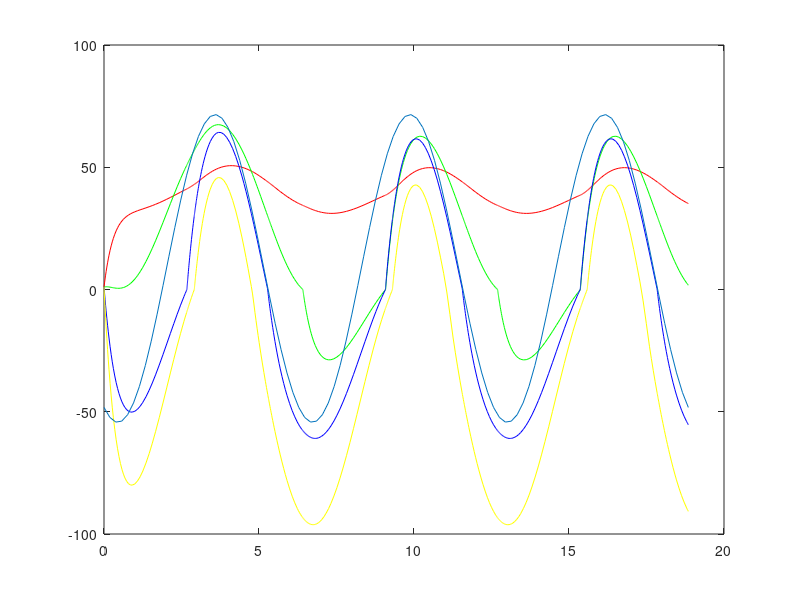

Recreate this plot in MATLAB.
function Coupled
    clf;
    %params
    a0 = 0.7;
    a2 = 0.1;
    ai = 0.4;
    S0 = 420;
    S1 = 338;
    S2 = 240;
    w = 1;
    A = 193;
    B = 2.1;
    C = 0.6;
    Fb = 4;
    F = 0;
    x1 = 0;
    x2 = .33;
    x3 = .67;
    x4 = 1;
    G = @(t, E) [getAlbedo(E(1), x1)*getSeasonal(x1, t)-(A+B*E(1))+C*(mean(E)-E(1))+Fb+F;
                    getAlbedo(E(2), x2)*getSeasonal(x2, t)-(A+B*E(2))+C*(mean(E)-E(2))+Fb+F;
                        getAlbedo(E(3), x3)*getSeasonal(x3, t)-(A+B*E(3))+C*(mean(E)-E(3))+Fb+F;
                            getAlbedo(E(4), x4)*getSeasonal(x4, t)-(A+B*E(4))+C*(mean(E)-E(4))+Fb+F];
    [t E] = ode45(G, [0 6*pi], [1, 1, 1, 1]);
    plot(t, E(:,1), 'r', t, E(:,2), 'g', t, E(:,3), 'b', t, E(:,4), 'y'); hold on;
    t = linspace(0, 6*pi, 100);
    x = .66;
    G = ((a0-a2*x*x)*(S0-S2*x*x)+Fb+F-A)/B+(a0-a2*x*x)*(S1*x)*(w*sin(w*t+pi)+B*cos(w*t+pi))/(w*w+B*B);
    plot(t, G); hold on;
end

function albedo=getAlbedo(E, x)
    a0 = 0.7;
    a2 = 0.1;
    ai = 0.4;
    if E > 0
        albedo=a0-a2*(x*x);
    else
        albedo = ai;
    end
end

function season=getSeasonal(x, t)
    S0 = 420;
    S1 = 338;
    S2 = 240;
    w = 1;
    season = S0-S1*x*cos(w*t)-S2*x*x;
end